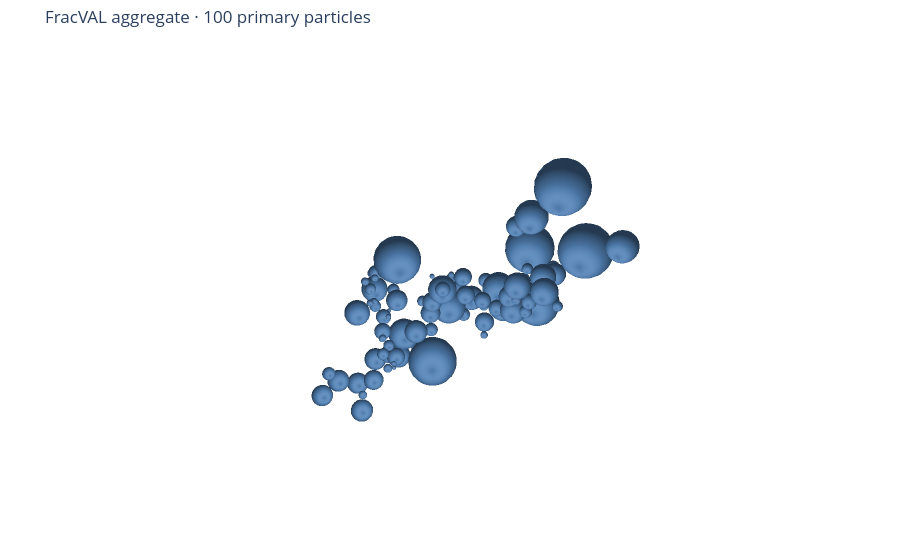

The code cell stored with this chart in its notebook:
### Markdown cell above
## Polydisperse example

### Code cell
poly_file = ROOT / 'tests' / 'polydisperse' / 'results' / 'N_00000100_Agg_00000001.dat'
poly = load_data(poly_file)
print(f'{len(poly)} particles; radius range = {poly[:,3].min():.4g} to {poly[:,3].max():.4g}')
fig = plot_3d(poly, mode='spheres', sphere_resolution=12)
fig.show()

### Figure 1 — Plotly figure (JSON) as saved in the notebook; plotly's stock layout.template omitted (floating-point values rounded to 4 significant figures; data arrays with more than 128 entries replaced by an {"elided": "..."} marker saying what was removed)
{"data": [{"color": "#4C78A8", "flatshading": false, "hoverinfo": "skip", "i": {"elided": "52800 int values"}, "j": {"elided": "52800 int values"}, "k": {"elided": "52800 int values"}, "lighting": {"ambient": 0.45, "diffuse": 0.78, "fresnel": 0.48, "roughness": 0.494, "specular": 1.1}, "lightposition": {"x": 900, "y": 1200, "z": 1000}, "name": "Primary particles", "opacity": 0.96, "showscale": false, "type": "mesh3d", "x": {"elided": "28800 float values"}, "y": {"elided": "28800 float values"}, "z": {"elided": "28800 float values"}}, {"customdata": {"elided": "100x2 float values"}, "hovertemplate": "Particle %{customdata[0]:.0f}<br>x=%{x:.4g}<br>y=%{y:.4g}<br>z=%{z:.4g}<br>radius=%{customdata[1]:.4g}<extra></extra>", "marker": {"opacity": 0.015, "size": 3}, "mode": "markers", "showlegend": false, "type": "scatter3d", "x": [96.84, 55.97, 106.7, 118.5, 31.59, 116.9, 17.11, 124.2, 157.5, -1.06, -35.81, -8.374, -5.742, 11.61, -21.41, -68.76, -80.05, -39.13, -78.11, -73.39, -20.54, -22.3, -18.27, -54.88, -2.179, -33.56, -34.52, -65.51, -43.89, -84.99, -34.86, -26.43, -32.79, -31.85, -8.815, -43.4, -42.25, -13.15, -8.544, -0.7252, -114.6, -83.34, -135.5, -84.25, -156.3, -61.92, -190.1, -114.6, -216.9, -180.5, 2.031, 5.95, -7.231, -40.13, -42.0, 26.79, -57.79, -22.71, 33.19, -61.77, -125.8, -149.2, -133.0, -111.3, -73.91, -154.7, -87.11, -172.2, -33.24, -177.1, -121.1, -125.2, -113.9, -107.6, -164.5, -134.4, -161.3, -191.7, -92.2, -207.0, -201.7, -181.1, -169.6, -163.9, -205.0, -209.1, -141.8, -214.5, -127.5, -219.6, -90.34, -104.5, -106.2, -139.2, -88.33, -77.79, -90.48, -74.17, -107.8, -94.01], "y": [0.5415, 1.796, 28.97, -39.58, -18.42, -77.24, 14.56, 45.24, -48.42, -2.617, -21.1, 4.513, -24.92, 20.03, -22.52, -9.446, -13.71, -1.334, 11.92, 52.33, -70.22, -78.15, -58.14, -48.3, -41.84, -102.7, -121.7, -52.02, -54.61, -65.64, -64.58, -61.21, -44.9, -87.95, -39.97, -106.9, -121.1, -25.08, -127.3, -32.21, 239.6, 287.2, 214.4, 337.7, 222.4, 356.6, 205.8, 375.3, 249.3, 403.6, 277.8, 270.0, 300.6, 280.3, 312.6, 289.1, 318.9, 355.7, 295.0, 369.6, 73.35, 56.26, 111.7, 110.5, 103.9, 28.47, 137.4, 30.16, 93.96, 146.4, -2.463, -33.11, 11.18, 13.13, -8.09, 24.37, -37.68, -6.516, -21.92, 15.98, 184.8, 198.3, 213.9, 220.1, 185.9, 165.3, 209.2, 188.2, 183.6, 225.2, 183.7, 205.2, 244.3, 249.1, 246.8, 271.5, 290.8, 274.0, 164.8, 318.3], "z": [-23.25, -39.63, -31.94, -28.25, -6.799, -33.01, 18.56, -53.32, -51.35, 16.25, -38.95, -10.48, -60.91, -8.623, -67.48, -46.71, -33.58, 33.23, 23.56, -33.94, 128.3, 164.7, 177.8, 120.8, 178.5, 106.9, 117.8, 85.37, 66.72, 176.2, 49.52, 14.5, 60.91, 68.46, 15.86, 64.74, 55.09, 1.606, 41.25, -20.15, 356.2, 351.2, 345.9, 335.6, 335.5, 341.1, 341.1, 370.2, 407.1, 362.6, 302.4, 320.9, 278.4, 289.9, 272.0, 256.5, 249.4, 302.9, 235.9, 284.7, 142.5, 128.5, 139.4, 107.0, 142.6, 138.5, 181.6, 132.3, 151.8, 158.9, 47.29, 63.23, 88.63, 15.84, 87.8, 118.6, 112.0, 116.7, -0.804, 114.0, 154.4, 151.4, 156.0, 144.8, 182.2, 176.7, 164.0, 209.0, 156.3, 203.9, 177.2, 175.5, 189.6, 171.7, 231.0, 241.1, 240.4, 273.6, 171.9, 272.6]}], "layout": {"margin": {"b": 0, "l": 0, "r": 0, "t": 45}, "paper_bgcolor": "#FFFFFF", "plot_bgcolor": "#FFFFFF", "scene": {"aspectmode": "data", "bgcolor": "#FFFFFF", "xaxis": {"showbackground": false, "showgrid": false, "showticklabels": false, "visible": false, "zeroline": false}, "yaxis": {"showbackground": false, "showgrid": false, "showticklabels": false, "visible": false, "zeroline": false}, "zaxis": {"showbackground": false, "showgrid": false, "showticklabels": false, "visible": false, "zeroline": false}}, "showlegend": false, "title": {"text": "FracVAL aggregate · 100 primary particles"}}}
